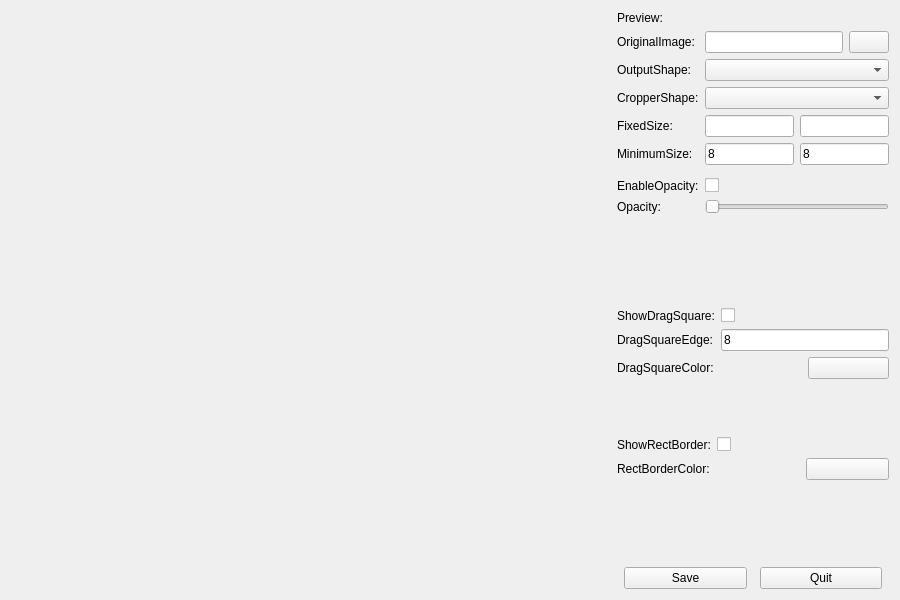
<?xml version="1.0" encoding="UTF-8"?>
<ui version="4.0">
  <class>ImageCropperDemo</class>
  <widget class="QWidget" name="ImageCropperDemo">
    <property name="geometry">
      <rect>
        <x>0</x>
        <y>0</y>
        <width>900</width>
        <height>600</height>
      </rect>
    </property>
    <property name="windowTitle">
      <string>Image Cropper Demo</string>
    </property>
    <layout class="QHBoxLayout" name="mainLayout">
      <item>
        <widget class="ImageCropperLabel" name="imgCropperLabel">
          <property name="minimumSize">
            <size>
              <width>600</width>
              <height>500</height>
            </size>
          </property>
          <property name="frameStyle">
            <number>1</number>
          </property>
        </widget>
      </item>
      <item>
        <layout class="QVBoxLayout" name="vLayout">
          <item>
            <layout class="QFormLayout" name="formLayout1">
              <item row="0" column="0">
                <widget class="QLabel">
                  <property name="text">
                    <string>Preview:</string>
                  </property>
                </widget>
              </item>
              <item row="0" column="1">
                <widget class="QLabel" name="labelPreviewImage"/>
              </item>
              <item row="1" column="0">
                <widget class="QLabel">
                  <property name="text">
                    <string>OriginalImage:</string>
                  </property>
                </widget>
              </item>
              <item row="1" column="1">
                <layout class="QHBoxLayout" name="hOriginalImagePathLayout">
                  <item>
                    <widget class="QLineEdit" name="editOriginalImagePath"/>
                  </item>
                  <item>
                    <widget class="QPushButton" name="btnChooseOriginalImagePath"/>
                  </item>
                </layout>
              </item>
              <item row="2" column="0">
                <widget class="QLabel">
                  <property name="text">
                    <string>OutputShape:</string>
                  </property>
                </widget>
              </item>
              <item row="2" column="1">
                <widget class="QComboBox" name="comboOutputShape"/>
              </item>
              <item row="3" column="0">
                <widget class="QLabel">
                  <property name="text">
                    <string>CropperShape:</string>
                  </property>
                </widget>
              </item>
              <item row="3" column="1">
                <widget class="QComboBox" name="comboCropperShape"/>
              </item>
              <item row="4" column="0">
                <widget class="QLabel">
                  <property name="text">
                    <string>FixedSize:</string>
                  </property>
                </widget>
              </item>
              <item row="4" column="1">
                <layout class="QHBoxLayout" name="hCropperFixedSizeLayout">
                  <item>
                    <widget class="QLineEdit" name="editCropperFixedWidth"/>
                  </item>
                  <item>
                    <widget class="QLineEdit" name="editCropperFixedHeight"/>
                  </item>
                </layout>
              </item>
              <item row="5" column="0">
                <widget class="QLabel">
                  <property name="text">
                    <string>MinimumSize:</string>
                  </property>
                </widget>
              </item>
              <item row="5" column="1">
                <layout class="QHBoxLayout" name="hCropperMinSizeLayout">
                  <item>
                    <widget class="QLineEdit" name="editCropperMinWidth">
                      <property name="text">
                        <string>8</string>
                      </property>
                    </widget>
                  </item>
                  <item>
                    <widget class="QLineEdit" name="editCropperMinHeight">
                      <property name="text">
                        <string>8</string>
                      </property>
                    </widget>
                  </item>
                </layout>
              </item>
            </layout>
          </item>
          <item>
            <spacer name="verticalSpacer1">
              <property name="orientation">
                <enum>Qt::Vertical</enum>
              </property>
            </spacer>
          </item>
          <item>
            <layout class="QFormLayout" name="formLayout2">
              <item row="0" column="0">
                <widget class="QLabel">
                  <property name="text">
                    <string>EnableOpacity:</string>
                  </property>
                </widget>
              </item>
              <item row="0" column="1">
                <widget class="QCheckBox" name="checkEnableOpacity"/>
              </item>
              <item row="1" column="0">
                <widget class="QLabel">
                  <property name="text">
                    <string>Opacity:</string>
                  </property>
                </widget>
              </item>
              <item row="1" column="1">
                <widget class="QSlider" name="sliderOpacity">
                  <property name="orientation">
                    <enum>Qt::Horizontal</enum>
                  </property>
                </widget>
              </item>
            </layout>
          </item>
          <item>
            <spacer name="verticalSpacer2">
              <property name="orientation">
                <enum>Qt::Vertical</enum>
              </property>
            </spacer>
          </item>
          <item>
            <layout class="QFormLayout" name="formLayout3">
              <item row="0" column="0">
                <widget class="QLabel">
                  <property name="text">
                    <string>ShowDragSquare:</string>
                  </property>
                </widget>
              </item>
              <item row="0" column="1">
                <widget class="QCheckBox" name="checkShowDragSquare"/>
              </item>
              <item row="1" column="0">
                <widget class="QLabel">
                  <property name="text">
                    <string>DragSquareEdge:</string>
                  </property>
                </widget>
              </item>
              <item row="1" column="1">
                <widget class="QLineEdit" name="editDragSquareEdge">
                  <property name="text">
                    <string>8</string>
                  </property>
                </widget>
              </item>
              <item row="2" column="0">
                <widget class="QLabel">
                  <property name="text">
                    <string>DragSquareColor:</string>
                  </property>
                </widget>
              </item>
              <item row="2" column="1">
                <layout class="QHBoxLayout" name="hDragSquareColorLayout">
                  <item>
                    <widget class="QLabel" name="labelDragSquareColor"/>
                  </item>
                  <item>
                    <widget class="QPushButton" name="btnChooseDragSquareColor"/>
                  </item>
                </layout>
              </item>
            </layout>
          </item>
          <item>
            <spacer name="verticalSpacer3">
              <property name="orientation">
                <enum>Qt::Vertical</enum>
              </property>
            </spacer>
          </item>
          <item>
            <layout class="QFormLayout" name="formLayout4">
              <item row="0" column="0">
                <widget class="QLabel">
                  <property name="text">
                    <string>ShowRectBorder:</string>
                  </property>
                </widget>
              </item>
              <item row="0" column="1">
                <widget class="QCheckBox" name="checkShowRectBorder"/>
              </item>
              <item row="1" column="0">
                <widget class="QLabel">
                  <property name="text">
                    <string>RectBorderColor:</string>
                  </property>
                </widget>
              </item>
              <item row="1" column="1">
                <layout class="QHBoxLayout" name="hRectBorderColorLayout">
                  <item>
                    <widget class="QLabel" name="labelRectBorderColor"/>
                  </item>
                  <item>
                    <widget class="QPushButton" name="btnChooseRectBorderCorlor"/>
                  </item>
                </layout>
              </item>
            </layout>
          </item>
          <item>
            <spacer name="verticalSpacer4">
              <property name="orientation">
                <enum>Qt::Vertical</enum>
              </property>
            </spacer>
          </item>
          <item>
            <layout class="QHBoxLayout" name="btnLayout">
              <item>
                <spacer name="horizontalSpacer1">
                  <property name="orientation">
                    <enum>Qt::Horizontal</enum>
                  </property>
                </spacer>
              </item>
              <item>
                <widget class="QPushButton" name="btnSavePreview">
                  <property name="text">
                    <string>Save</string>
                  </property>
                </widget>
              </item>
              <item>
                <spacer name="horizontalSpacer2">
                  <property name="orientation">
                    <enum>Qt::Horizontal</enum>
                  </property>
                </spacer>
              </item>
              <item>
                <widget class="QPushButton" name="btnQuit">
                  <property name="text">
                    <string>Quit</string>
                  </property>
                </widget>
              </item>
              <item>
                <spacer name="horizontalSpacer3">
                  <property name="orientation">
                    <enum>Qt::Horizontal</enum>
                  </property>
                </spacer>
              </item>
            </layout>
          </item>
        </layout>
      </item>
    </layout>
  </widget>
  <customwidgets>
    <customwidget>
      <class>ImageCropperLabel</class>
      <extends>QLabel</extends>
      <header>imageCropperLabel.h</header>
    </customwidget>
  </customwidgets>
  <resources/>
  <connections/>
</ui>
